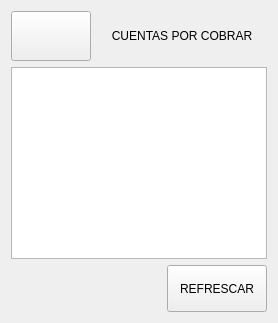
               <widget class="QWidget" name="pventas_cuentascobrar">
                <layout class="QVBoxLayout" name="verticalLayout_30">
                 <item>
                  <layout class="QHBoxLayout" name="horizontalLayout_22">
                   <item>
                    <widget class="QPushButton" name="bt_back_cuentascobrar">
                     <property name="minimumSize">
                      <size>
                       <width>80</width>
                       <height>50</height>
                      </size>
                     </property>
                     <property name="maximumSize">
                      <size>
                       <width>80</width>
                       <height>50</height>
                      </size>
                     </property>
                     <property name="text">
                      <string/>
                     </property>
                     <property name="icon">
                      <iconset>
                       <normaloff>imagenes_gui/flecha_izquierda_blanca.svg</normaloff>imagenes_gui/flecha_izquierda_blanca.svg</iconset>
                     </property>
                     <property name="iconSize">
                      <size>
                       <width>40</width>
                       <height>40</height>
                      </size>
                     </property>
                    </widget>
                   </item>
                   <item>
                    <widget class="QLabel" name="label_27">
                     <property name="sizePolicy">
                      <sizepolicy hsizetype="Preferred" vsizetype="Preferred">
                       <horstretch>0</horstretch>
                       <verstretch>0</verstretch>
                      </sizepolicy>
                     </property>
                     <property name="minimumSize">
                      <size>
                       <width>120</width>
                       <height>50</height>
                      </size>
                     </property>
                     <property name="maximumSize">
                      <size>
                       <width>10000</width>
                       <height>50</height>
                      </size>
                     </property>
                     <property name="text">
                      <string>CUENTAS POR COBRAR</string>
                     </property>
                     <property name="alignment">
                      <set>Qt::AlignCenter</set>
                     </property>
                    </widget>
                   </item>
                  </layout>
                 </item>
                 <item>
                  <widget class="QTableWidget" name="table_cuentascobrar"/>
                 </item>
                 <item>
                  <layout class="QHBoxLayout" name="horizontalLayout_43">
                   <item>
                    <spacer name="horizontalSpacer_21">
                     <property name="orientation">
                      <enum>Qt::Horizontal</enum>
                     </property>
                     <property name="sizeHint" stdset="0">
                      <size>
                       <width>40</width>
                       <height>20</height>
                      </size>
                     </property>
                    </spacer>
                   </item>
                   <item>
                    <widget class="QPushButton" name="bt_refrescar_cuentascobrar">
                     <property name="minimumSize">
                      <size>
                       <width>100</width>
                       <height>47</height>
                      </size>
                     </property>
                     <property name="text">
                      <string>REFRESCAR</string>
                     </property>
                    </widget>
                   </item>
                  </layout>
                 </item>
                </layout>
               </widget>
